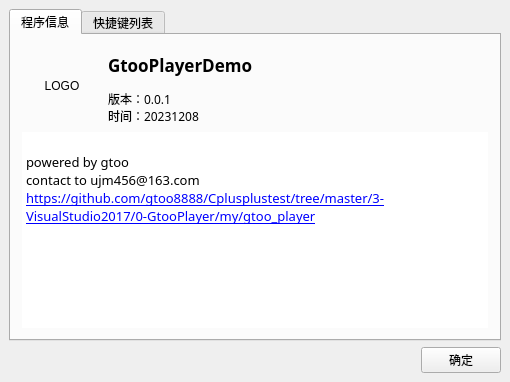
<?xml version="1.0" encoding="UTF-8"?>
<ui version="4.0">
 <class>About</class>
 <widget class="QWidget" name="About">
  <property name="geometry">
   <rect>
    <x>0</x>
    <y>0</y>
    <width>510</width>
    <height>382</height>
   </rect>
  </property>
  <property name="font">
   <font>
    <pointsize>9</pointsize>
   </font>
  </property>
  <property name="windowTitle">
   <string>PlayerDemo 关于</string>
  </property>
  <layout class="QGridLayout" name="gridLayout">
   <property name="leftMargin">
    <number>9</number>
   </property>
   <property name="topMargin">
    <number>9</number>
   </property>
   <property name="rightMargin">
    <number>9</number>
   </property>
   <property name="bottomMargin">
    <number>9</number>
   </property>
   <property name="spacing">
    <number>6</number>
   </property>
   <item row="0" column="0" colspan="2">
    <widget class="QTabWidget" name="tabWidget">
     <property name="currentIndex">
      <number>0</number>
     </property>
     <widget class="QWidget" name="tab">
      <attribute name="title">
       <string>程序信息</string>
      </attribute>
      <layout class="QGridLayout" name="gridLayout_4">
       <item row="0" column="0">
        <layout class="QVBoxLayout" name="verticalLayout">
         <item>
          <layout class="QHBoxLayout" name="horizontalLayout">
           <item>
            <widget class="QLabel" name="LogoLabel">
             <property name="minimumSize">
              <size>
               <width>80</width>
               <height>80</height>
              </size>
             </property>
             <property name="maximumSize">
              <size>
               <width>80</width>
               <height>80</height>
              </size>
             </property>
             <property name="text">
              <string>LOGO</string>
             </property>
             <property name="alignment">
              <set>Qt::AlignCenter</set>
             </property>
            </widget>
           </item>
           <item>
            <layout class="QGridLayout" name="gridLayout_2">
             <item row="0" column="0">
              <widget class="QLabel" name="label_2">
               <property name="font">
                <font>
                 <family>微软雅黑</family>
                 <pointsize>13</pointsize>
                 <weight>75</weight>
                 <bold>true</bold>
                </font>
               </property>
               <property name="text">
                <string>GtooPlayerDemo</string>
               </property>
              </widget>
             </item>
             <item row="1" column="0">
              <widget class="QLabel" name="VersionLabel">
               <property name="font">
                <font>
                 <family>微软雅黑</family>
                </font>
               </property>
               <property name="text">
                <string>版本：0.0.1
时间：20231208</string>
               </property>
              </widget>
             </item>
            </layout>
           </item>
          </layout>
         </item>
         <item>
          <widget class="QTextBrowser" name="textBrowser_2">
           <property name="font">
            <font>
             <family>微软雅黑</family>
            </font>
           </property>
           <property name="frameShape">
            <enum>QFrame::NoFrame</enum>
           </property>
           <property name="html">
            <string>&lt;!DOCTYPE HTML PUBLIC &quot;-//W3C//DTD HTML 4.0//EN&quot; &quot;http://www.w3.org/TR/REC-html40/strict.dtd&quot;&gt;
&lt;html&gt;&lt;head&gt;&lt;meta name=&quot;qrichtext&quot; content=&quot;1&quot; /&gt;&lt;style type=&quot;text/css&quot;&gt;
p, li { white-space: pre-wrap; }
&lt;/style&gt;&lt;/head&gt;&lt;body style=&quot; font-family:'微软雅黑'; font-size:9pt; font-weight:400; font-style:normal;&quot;&gt;
&lt;p style=&quot;-qt-paragraph-type:empty; margin-top:0px; margin-bottom:0px; margin-left:0px; margin-right:0px; -qt-block-indent:0; text-indent:0px; font-family:'SimSun';&quot;&gt;&lt;br /&gt;&lt;/p&gt;
&lt;p style=&quot; margin-top:0px; margin-bottom:0px; margin-left:0px; margin-right:0px; -qt-block-indent:0; text-indent:0px;&quot;&gt;&lt;span style=&quot; font-family:'SimSun'; font-size:10pt;&quot;&gt;powered by gtoo&lt;/span&gt;&lt;/p&gt;
&lt;p style=&quot; margin-top:0px; margin-bottom:0px; margin-left:0px; margin-right:0px; -qt-block-indent:0; text-indent:0px;&quot;&gt;&lt;span style=&quot; font-family:'SimSun'; font-size:10pt;&quot;&gt;contact to ujm456@163.com&lt;/span&gt;&lt;/p&gt;
&lt;p style=&quot; margin-top:0px; margin-bottom:0px; margin-left:0px; margin-right:0px; -qt-block-indent:0; text-indent:0px;&quot;&gt;&lt;a href=&quot;https://github.com/itisyang/playerdemo&quot;&gt;&lt;span style=&quot; font-family:'SimSun'; font-size:10pt; text-decoration: underline; color:#0000ff;&quot;&gt;https://github.com/gtoo8888/Cplusplustest/tree/master/3-VisualStudio2017/0-GtooPlayer/my/gtoo_player&lt;/span&gt;&lt;/a&gt;&lt;/p&gt;&lt;/body&gt;&lt;/html&gt;</string>
           </property>
           <property name="openExternalLinks">
            <bool>true</bool>
           </property>
          </widget>
         </item>
        </layout>
       </item>
      </layout>
     </widget>
     <widget class="QWidget" name="tab_2">
      <attribute name="title">
       <string>快捷键列表</string>
      </attribute>
      <layout class="QGridLayout" name="gridLayout_3">
       <item row="0" column="0">
        <widget class="QTextBrowser" name="textBrowser">
         <property name="frameShape">
          <enum>QFrame::NoFrame</enum>
         </property>
         <property name="html">
          <string>&lt;!DOCTYPE HTML PUBLIC &quot;-//W3C//DTD HTML 4.0//EN&quot; &quot;http://www.w3.org/TR/REC-html40/strict.dtd&quot;&gt;
&lt;html&gt;&lt;head&gt;&lt;meta name=&quot;qrichtext&quot; content=&quot;1&quot; /&gt;&lt;style type=&quot;text/css&quot;&gt;
p, li { white-space: pre-wrap; }
&lt;/style&gt;&lt;/head&gt;&lt;body style=&quot; font-family:'SimSun'; font-size:9pt; font-weight:400; font-style:normal;&quot;&gt;
&lt;p style=&quot; margin-top:0px; margin-bottom:0px; margin-left:0px; margin-right:0px; -qt-block-indent:0; text-indent:0px;&quot;&gt;&lt;span style=&quot; font-size:10pt;&quot;&gt;快捷键	指令&lt;/span&gt;&lt;/p&gt;
&lt;p style=&quot; margin-top:0px; margin-bottom:0px; margin-left:0px; margin-right:0px; -qt-block-indent:0; text-indent:0px;&quot;&gt;&lt;span style=&quot; font-size:10pt;&quot;&gt;----------------------------------&lt;/span&gt;&lt;/p&gt;
&lt;p style=&quot; margin-top:0px; margin-bottom:0px; margin-left:0px; margin-right:0px; -qt-block-indent:0; text-indent:0px;&quot;&gt;&lt;span style=&quot; font-size:10pt;&quot;&gt;Enter	屏幕-&amp;gt;全屏&lt;/span&gt;&lt;/p&gt;
&lt;p style=&quot; margin-top:0px; margin-bottom:0px; margin-left:0px; margin-right:0px; -qt-block-indent:0; text-indent:0px;&quot;&gt;&lt;span style=&quot; font-size:10pt;&quot;&gt;↑	声音-&amp;gt;音量 +&lt;/span&gt;&lt;/p&gt;
&lt;p style=&quot; margin-top:0px; margin-bottom:0px; margin-left:0px; margin-right:0px; -qt-block-indent:0; text-indent:0px;&quot;&gt;&lt;span style=&quot; font-size:10pt;&quot;&gt;↓	声音-&amp;gt;音量 -&lt;/span&gt;&lt;/p&gt;
&lt;p style=&quot; margin-top:0px; margin-bottom:0px; margin-left:0px; margin-right:0px; -qt-block-indent:0; text-indent:0px;&quot;&gt;&lt;span style=&quot; font-size:10pt;&quot;&gt;→	播放-&amp;gt;定位-&amp;gt;步进5 秒&lt;/span&gt;&lt;/p&gt;
&lt;p style=&quot; margin-top:0px; margin-bottom:0px; margin-left:0px; margin-right:0px; -qt-block-indent:0; text-indent:0px;&quot;&gt;&lt;span style=&quot; font-size:10pt;&quot;&gt;←	播放-&amp;gt;定位-&amp;gt;步退5 秒&lt;/span&gt;&lt;/p&gt;&lt;/body&gt;&lt;/html&gt;</string>
         </property>
        </widget>
       </item>
      </layout>
     </widget>
    </widget>
   </item>
   <item row="1" column="1" alignment="Qt::AlignRight">
    <widget class="QPushButton" name="ClosePushButton">
     <property name="layoutDirection">
      <enum>Qt::LeftToRight</enum>
     </property>
     <property name="text">
      <string>确定</string>
     </property>
     <property name="autoDefault">
      <bool>false</bool>
     </property>
    </widget>
   </item>
  </layout>
 </widget>
 <layoutdefault spacing="6" margin="11"/>
 <resources/>
 <connections/>
</ui>
